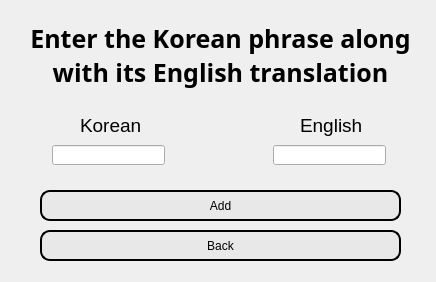
<?xml version="1.0" encoding="UTF-8"?>
<ui version="4.0">
 <class>MainWindow</class>
 <widget class="QWidget" name="MainWindow">
  <property name="geometry">
   <rect>
    <x>0</x>
    <y>0</y>
    <width>436</width>
    <height>282</height>
   </rect>
  </property>
  <property name="windowTitle">
   <string>Study Korean</string>
  </property>
  <widget class="QStackedWidget" name="stackedWidget">
   <property name="geometry">
    <rect>
     <x>0</x>
     <y>0</y>
     <width>441</width>
     <height>281</height>
    </rect>
   </property>
   <property name="styleSheet">
    <string notr="true">QPushButton {
	background-color: rgb(230, 230, 230, 75%);
    border-style: outset;
    border-width: 2px;
    border-radius: 10px;
    border-color: black;
}

QPushButton:hover:!pressed {
	border-style: outset;
	background-color: rgb(210, 210, 210, 75%);
}

QPushButton:pressed {
	border-style: inset;
	background-color: rgb(180, 180, 180, 75%)
}</string>
   </property>
   <property name="currentIndex">
    <number>2</number>
   </property>
   <widget class="QWidget" name="main_window">
    <property name="enabled">
     <bool>true</bool>
    </property>
    <property name="styleSheet">
     <string notr="true"/>
    </property>
    <widget class="QLabel" name="label">
     <property name="geometry">
      <rect>
       <x>130</x>
       <y>40</y>
       <width>218</width>
       <height>45</height>
      </rect>
     </property>
     <property name="font">
      <font>
       <family>Monotype Corsiva</family>
       <pointsize>28</pointsize>
       <italic>true</italic>
      </font>
     </property>
     <property name="text">
      <string>Study Korean</string>
     </property>
    </widget>
    <widget class="QPushButton" name="exit">
     <property name="geometry">
      <rect>
       <x>10</x>
       <y>240</y>
       <width>421</width>
       <height>23</height>
      </rect>
     </property>
     <property name="text">
      <string>Exit</string>
     </property>
    </widget>
    <widget class="QPushButton" name="add">
     <property name="geometry">
      <rect>
       <x>10</x>
       <y>200</y>
       <width>421</width>
       <height>23</height>
      </rect>
     </property>
     <property name="text">
      <string>Add</string>
     </property>
    </widget>
    <widget class="QPushButton" name="study">
     <property name="geometry">
      <rect>
       <x>10</x>
       <y>160</y>
       <width>421</width>
       <height>23</height>
      </rect>
     </property>
     <property name="styleSheet">
      <string notr="true"/>
     </property>
     <property name="text">
      <string>Study</string>
     </property>
    </widget>
   </widget>
   <widget class="QWidget" name="study_window">
    <widget class="QLabel" name="question">
     <property name="geometry">
      <rect>
       <x>30</x>
       <y>0</y>
       <width>381</width>
       <height>111</height>
      </rect>
     </property>
     <property name="font">
      <font>
       <family>Myriad Pro</family>
       <pointsize>24</pointsize>
      </font>
     </property>
     <property name="layoutDirection">
      <enum>Qt::LeftToRight</enum>
     </property>
     <property name="text">
      <string>테스트</string>
     </property>
     <property name="alignment">
      <set>Qt::AlignCenter</set>
     </property>
    </widget>
    <widget class="QPushButton" name="C">
     <property name="geometry">
      <rect>
       <x>40</x>
       <y>190</y>
       <width>141</width>
       <height>71</height>
      </rect>
     </property>
     <property name="text">
      <string>C</string>
     </property>
    </widget>
    <widget class="QPushButton" name="B">
     <property name="geometry">
      <rect>
       <x>250</x>
       <y>110</y>
       <width>141</width>
       <height>71</height>
      </rect>
     </property>
     <property name="text">
      <string>B</string>
     </property>
    </widget>
    <widget class="QPushButton" name="A">
     <property name="geometry">
      <rect>
       <x>40</x>
       <y>110</y>
       <width>141</width>
       <height>71</height>
      </rect>
     </property>
     <property name="text">
      <string>A</string>
     </property>
    </widget>
    <widget class="QPushButton" name="D">
     <property name="geometry">
      <rect>
       <x>250</x>
       <y>190</y>
       <width>141</width>
       <height>71</height>
      </rect>
     </property>
     <property name="text">
      <string>D</string>
     </property>
    </widget>
    <widget class="QPushButton" name="quit">
     <property name="geometry">
      <rect>
       <x>20</x>
       <y>20</y>
       <width>75</width>
       <height>23</height>
      </rect>
     </property>
     <property name="text">
      <string>Quit</string>
     </property>
    </widget>
   </widget>
   <widget class="QWidget" name="add_window">
    <property name="styleSheet">
     <string notr="true"/>
    </property>
    <widget class="QLabel" name="label_3">
     <property name="geometry">
      <rect>
       <x>10</x>
       <y>10</y>
       <width>421</width>
       <height>91</height>
      </rect>
     </property>
     <property name="font">
      <font>
       <family>Segoe UI Semibold</family>
       <pointsize>19</pointsize>
       <weight>75</weight>
       <italic>false</italic>
       <bold>true</bold>
       <kerning>true</kerning>
      </font>
     </property>
     <property name="text">
      <string>Enter the Korean phrase along with its English translation</string>
     </property>
     <property name="alignment">
      <set>Qt::AlignCenter</set>
     </property>
     <property name="wordWrap">
      <bool>true</bool>
     </property>
    </widget>
    <widget class="QLabel" name="label_2">
     <property name="geometry">
      <rect>
       <x>80</x>
       <y>110</y>
       <width>61</width>
       <height>31</height>
      </rect>
     </property>
     <property name="font">
      <font>
       <pointsize>14</pointsize>
      </font>
     </property>
     <property name="text">
      <string>Korean</string>
     </property>
    </widget>
    <widget class="QLabel" name="label_4">
     <property name="geometry">
      <rect>
       <x>300</x>
       <y>110</y>
       <width>61</width>
       <height>31</height>
      </rect>
     </property>
     <property name="font">
      <font>
       <pointsize>14</pointsize>
      </font>
     </property>
     <property name="text">
      <string>English</string>
     </property>
    </widget>
    <widget class="QPushButton" name="add_word">
     <property name="geometry">
      <rect>
       <x>40</x>
       <y>190</y>
       <width>361</width>
       <height>31</height>
      </rect>
     </property>
     <property name="text">
      <string>Add</string>
     </property>
    </widget>
    <widget class="QPushButton" name="add_back">
     <property name="geometry">
      <rect>
       <x>40</x>
       <y>230</y>
       <width>361</width>
       <height>31</height>
      </rect>
     </property>
     <property name="text">
      <string>Back</string>
     </property>
    </widget>
    <widget class="QLineEdit" name="korean_text">
     <property name="geometry">
      <rect>
       <x>52</x>
       <y>145</y>
       <width>113</width>
       <height>20</height>
      </rect>
     </property>
    </widget>
    <widget class="QLineEdit" name="english_text">
     <property name="geometry">
      <rect>
       <x>273</x>
       <y>145</y>
       <width>113</width>
       <height>20</height>
      </rect>
     </property>
    </widget>
   </widget>
  </widget>
 </widget>
 <layoutdefault spacing="6" margin="11"/>
 <resources/>
 <connections/>
</ui>
